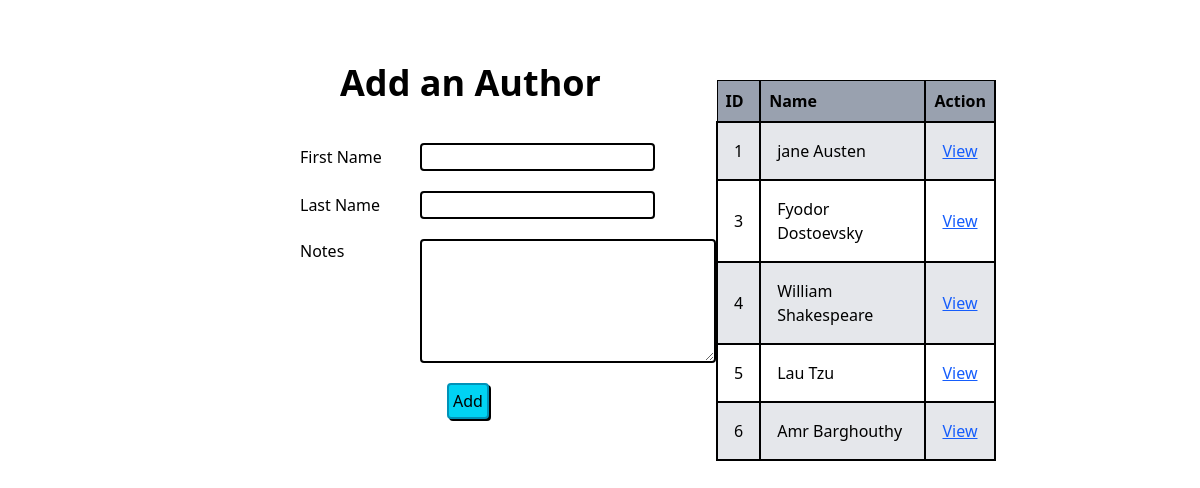
The page /author on the database its author committed.
### myApp/models.py (models this page shows)
class Author(models.Model):
    first_name = models.CharField(max_length=45)
    last_name = models.CharField(max_length=45)
    notes = models.TextField()
    books = models.ManyToManyField(Book, related_name='authors')
    created_at = models.DateTimeField(auto_now_add=True)
    updated_at = models.DateTimeField(auto_now=True)

### myApp/views.py (the view)
# urls.py: path('author',views.authors),
def authors(request):
    context = {
        'authors': get_all_authors()
    }
    return render(request, 'authors.html', context)

### myApp/models.py (called while the page is built)
def get_all_authors():
    return Author.objects.all()

### myApp/templates/authors.html (shortened to what this page needs)
<!DOCTYPE html>
<html lang="en">
<head>
    <script src="https://cdn.jsdelivr.net/npm/@tailwindcss/browser@4"></script>
</head>
<body>
    <div class="flex justify-between items-center w-50/100 mx-auto mt-10">
        <div class="">
            <h1 class="font-bold text-4xl mb-10 ml-10">Add an Author</h1>
            <form action="/add_an_author" method="post" class="w-full flex flex-col">
                <div class="flex items-center mb-5">
                    <label for="fname" class="w-30">First Name</label>
                    <input type="text" name="fname" id="fname" class="border-2 rounded">
                </div>
                 <div class="flex items-center mb-5">
                    <label for="lname" class="w-30">Last Name</label>
                    <input type="text" name="lname" id="lname" class="border-2 rounded">
                </div>
                <div class="flex  mb-5">
                    <label for="notes" class="w-30">Notes</label>
                    <textarea name="notes" id="notes" cols="30" rows="5" class="border-2 rounded"></textarea>
                </div>
                <button type="submit" class="flex justify-center mb-5 border-2 border-cyan-600 shadow-[2px_2px_black] self-center mr-20 rounded bg-cyan-400 p-1">Add</button>
            </form>
        </div>
        <div class="mt-10">
            <table class="text-left w-70">
                <tr class="border bg-gray-400">
                    <th class="p-2 border-r-2">ID</th>
                    <th class="p-2 border-r-2">Name</th>
                    <th class="p-2 border-r-2">Action</th>
                </tr>
                {% for author in authors %}
                <tr class="border-2 rounded even:bg-gray-200">
                    <td class="p-4 border-r-2">{{ author.id }}</td>
                    <td class="p-4 border-r-2">{{ author.first_name }} {{ author.last_name }}</td>
                    <td class="p-4 border-r-2"><a href="/authors/{{ author.id }}" class="text-blue-600 underline">View</a></td>
                </tr>
                {% endfor %}
            </table>
        </div>
    </div>
</body>
</html>

### rows shown on the page
Author: id "1", first_name "jane", last_name "Austen"
Author: id "3", first_name "Fyodor", last_name "Dostoevsky"
Author: id "4", first_name "William", last_name "Shakespeare"
Author: id "5", first_name "Lau", last_name "Tzu"
Author: id "6", first_name "Amr", last_name "Barghouthy"
